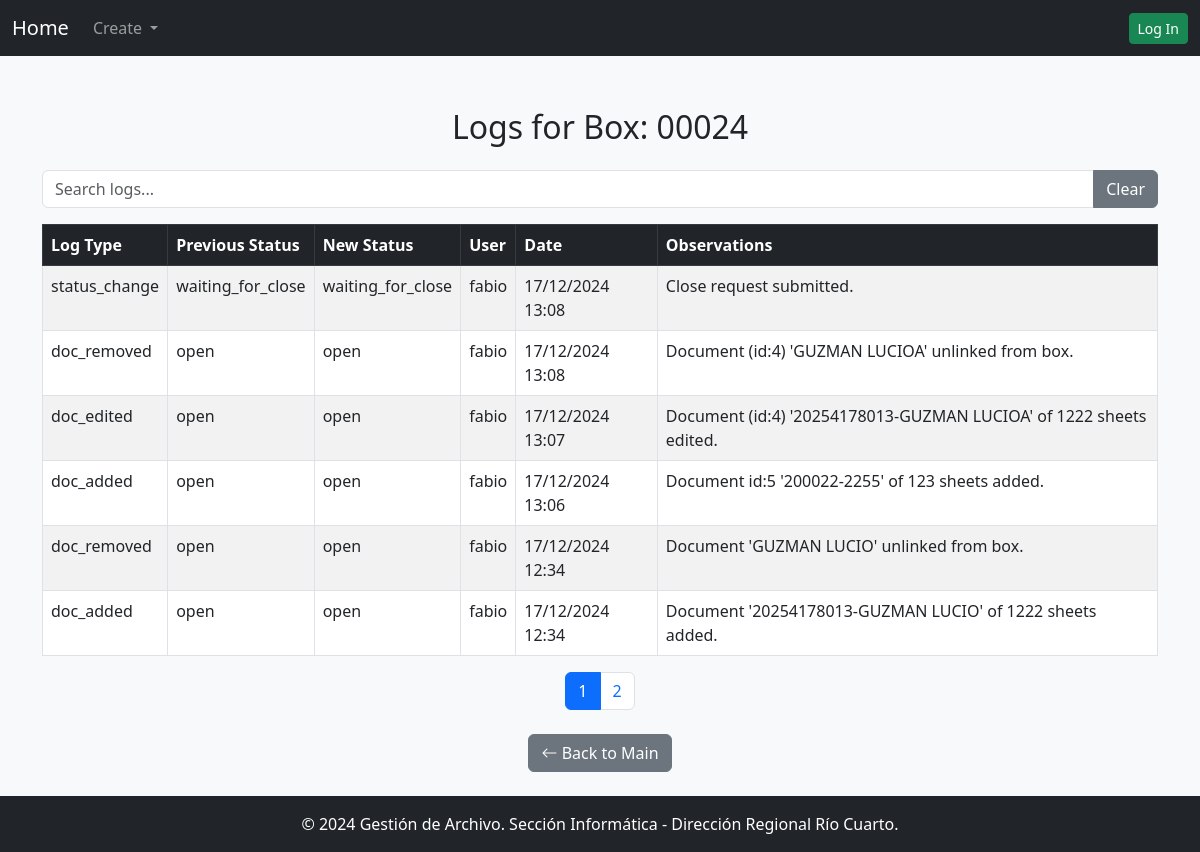
Screenshot of /box/24/logs/ with the database file from the repository.
### gestion_archivo_app/models.py (models this page shows, shortened)
class Box(models.Model):
    STATUS_CHOICES = [
        ('open', 'Open'),
        ('closed', 'Closed'),
        ('waiting_close', 'Waiting for Close'),
        ('waiting_archive', 'Waiting for Archive'),
        ('accepted_archive', 'Accepted by Archive Responsible'),
        ('archived', 'In Archive'),
    ]
    name = models.CharField(max_length = 10, primary_key=False, verbose_name="Box Name", null=False, blank=False, unique=True)
    box_type = models.ForeignKey(BoxType, on_delete=models.PROTECT, related_name="boxes")
    description = models.TextField(blank=True, null=True, verbose_name="Box Description")
    user = models.ForeignKey(settings.AUTH_USER_MODEL, on_delete=models.PROTECT, related_name="boxes")
    area = models.ForeignKey(Area, on_delete=models.PROTECT, related_name="boxes")
    status = models.CharField(max_length=32, choices=STATUS_CHOICES, default='open')
    id = models.AutoField(primary_key=True, verbose_name="Box ID")  # Auto-incremental ID
    creation_date = models.DateTimeField(auto_now_add=True, verbose_name="Creation Date")
    update_date =  models.DateTimeField(auto_now=True)
    close_date = models.DateTimeField(blank=True, null=True, default=None, verbose_name="Close Date")
    current_year = datetime.now().year
    destruction_year = models.PositiveSmallIntegerField(
        choices=[(0,'Never')] + [(year, str(year)) for year in range(current_year, current_year + 500)],
        verbose_name="Destruction Year"
    )
    current_area = models.ForeignKey(Area, on_delete=models.PROTECT, related_name="current_boxes", verbose_name="Current Area")
    total_sheets = models.PositiveIntegerField(default=0)

class BoxLog(models.Model):
    LOG_TYPE_CHOICES = [
        ('new', 'New Box'),
        ('change_area', 'Change of Area'),
        ('doc_added', 'Document Added'),
        ('doc_removed', 'Document Removed'),
        ('doc_edited', 'Document Edited'),
        ('status_change', "Status Changed"),
        ('area_change', 'Area Changed'),
    ]
    log_type = models.CharField(max_length=20, choices=LOG_TYPE_CHOICES)
    box = models.ForeignKey("Box", on_delete=models.PROTECT, related_name="logs")
    area_origin = models.ForeignKey("Area", on_delete=models.PROTECT, null=True, blank=True, related_name="origin_logs")
    area_destination = models.ForeignKey("Area", on_delete=models.PROTECT, null=True, blank=True, related_name="destination_logs")
    doc_added = models.ForeignKey("Documentation", on_delete=models.SET_NULL, null=True, blank=True, related_name="logs_added")
    doc_removed = models.ForeignKey("Documentation", on_delete=models.SET_NULL, null=True, blank=True, related_name="logs_removed")
    previous_status = models.CharField(max_length=50, null=False, blank=False)
    new_status = models.CharField(max_length=50, null=False, blank=False)
    observations = models.TextField(blank=True, null=True)
    user = models.ForeignKey(User, on_delete=models.PROTECT)
    user_area = models.ForeignKey("Area", on_delete=models.PROTECT, related_name="user_logs")
    log_date = models.DateTimeField(auto_now_add=True)

class User(AbstractUser):
    ROLE_CHOICES = [
        ('user', 'User'),
        ('manager', 'Manager'),
        ('archive_responsible', 'Archive Responsible'),
        ('admin', 'System Administrator')
    ]
    role = models.CharField(max_length=32, choices=ROLE_CHOICES)
    area = models.ForeignKey('Area', on_delete=models.PROTECT, verbose_name="User Area")
    deposit = models.ForeignKey(
        'Area',
        on_delete=models.PROTECT,
        default=get_default_archive,
        verbose_name="Archive",
        related_name='deposits'
    )
    objects = UserManager()
    USERNAME_FIELD = 'username'
    REQUIRED_FIELDS = ['first_name', 'last_name', 'role']

### gestion_archivo_app/views.py (the view)
# urls.py: path('box/<int:box_id>/logs/', box_logs, name='box_logs'),
def box_logs(request, box_id):
    box = get_object_or_404(Box, id=box_id)
    logs = BoxLog.objects.filter(box=box).order_by('-log_date')
    context = {
        'box': box,
        'logs': logs,
    }
    return render(request, 'box_logs.html', context)

### gestion_archivo_app/context_processors.py (called while the page is built)
def system_config(request):
    try:
        pagination_limit = int(SystemConfigKeyValues.objects.get(key="pagination_limit").value)
    except SystemConfigKeyValues.DoesNotExist:
        pagination_limit = 10  # Valor por defecto
    try:
        default_archive_code = SystemConfigKeyValues.objects.get(key="default_archive_code").value
    except SystemConfigKeyValues.DoesNotExist:
        default_archive_code = "AADE_ARCHIVE"  # Valor por defecto
    try:
        config_name_org = SystemConfigKeyValues.objects.get(key="config_name_org").value
    except SystemConfigKeyValues.DoesNotExist:
        config_name_org = "Define config_name_org"  # Valor por defecto
    return {
        "pagination_limit": pagination_limit,
        "default_archive_code": default_archive_code,
        "config_name_org": config_name_org
    }

### gestion_archivo_app/templates/box_logs.html (shortened to what this page needs)
{% extends 'base.html' %}
{% load static %}
{% block content %}
<div class="container mt-5">
    <h2 class="text-center mb-4">Logs for Box: {{ box.name }}</h2>
    <div class="mb-3">
        <div class="input-group">
            <input type="text" id="searchInputId" class="form-control" placeholder="Search logs...">
            <button type="button" class="btn btn-secondary" onclick="clearSearch()">Clear</button>
        </div>
    </div>
    <table class="table table-bordered table-striped mt-3" id="tableId">
        <thead class="table-dark">
            <tr>
                <th onclick="sortTable(0)">Log Type </th>
                <th onclick="sortTable(1)">Previous Status </th>
                <th onclick="sortTable(2)">New Status </th>
                <th onclick="sortTable(3)">User </th>
                <th onclick="sortTable(4)">Date </th>
                <th onclick="sortTable(5)">Observations </th>
            </tr>
        </thead>
        <tbody id="tableBodyId">
            {% for log in logs %}
            <tr>
                <td>{{ log.log_type }}</td>
                <td>{{ log.previous_status }}</td>
                <td>{{ log.new_status }}</td>
                <td>{{ log.user.username }}</td>
                <td>{{ log.log_date|date:"d/m/Y H:i" }}</td>
                <td>{{ log.observations }}</td>
            </tr>
            {% empty %}
            <tr>
                <td colspan="6" class="text-center">No logs found for this box.</td>
            </tr>
            {% endfor %}
        </tbody>
    </table>
    <nav class="mt-3">
        <ul class="pagination justify-content-center" id="tableBodyIdPagination">
        </ul>
    </nav>
    <div class="text-center mt-4">
        <a href="{% url 'main' %}" class="btn btn-secondary">
            <i class="bi bi-arrow-left"></i> Back to Main
        </a>
    </div>
</div>
{% endblock %}

### gestion_archivo_app/templates/base.html (style rules this page uses)
html { scroll-behavior:auto; }

### rows the page displays
Box: name "00024"
BoxLog: log_type "status_change", previous_status "waiting_for_close", new_status "waiting_for_close", user.username "fabio", log_date "17/12/2024 13:08", observations "Close request submitted."
BoxLog: log_type "doc_removed", previous_status "open", new_status "open", user.username "fabio", log_date "17/12/2024 13:08", observations "Document (id:4) 'GUZMAN LUCIOA' unlinked from box."
BoxLog: log_type "doc_edited", previous_status "open", new_status "open", user.username "fabio", log_date "17/12/2024 13:07", observations "Document (id:4) '20254178013-GUZMAN LUCIOA' of 1222 sheets edited."
BoxLog: log_type "doc_added", previous_status "open", new_status "open", user.username "fabio", log_date "17/12/2024 13:06", observations "Document id:5 '200022-2255' of 123 sheets added."
BoxLog: log_type "doc_removed", previous_status "open", new_status "open", user.username "fabio", log_date "17/12/2024 12:34", observations "Document 'GUZMAN LUCIO' unlinked from box."
BoxLog: log_type "doc_added", previous_status "open", new_status "open", user.username "fabio", log_date "17/12/2024 12:34", observations "Document '20254178013-GUZMAN LUCIO' of 1222 sheets added."
